Frame 1 (no input): blank canvas, image omitted
Frame 60 (no input): blank canvas, image omitted
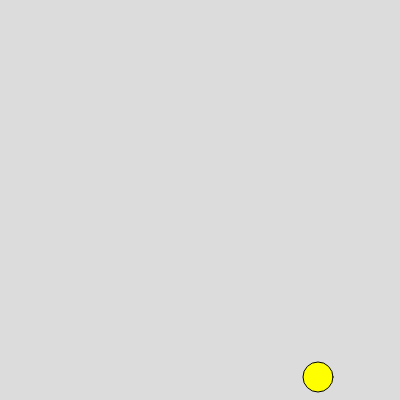
Frame 120 (the mouse pressed at the canvas centre since frame 60)

The p5.js sketch whose frames 1 and 60 were blank and that drew this single picture after the mouse press (run headless with seeded random() and noise() and a simulated clock; from frame 60 on, the mouse is pressed at the canvas centre):

// p5.js sketch
// ── sketch.js
let b;
let balls = [];

function setup() {
  createCanvas(400, 400);
  // for (let i = 0; i < 10; i++) {
  //   balls[i] = new Ball(random(0, width), random(0, height));
  // }
}

function draw() {
  background(220);

  for (let i = 0; i < balls.length; i++) {
    balls[i].drawCircle();
    balls[i].moveCircle();
    balls[i].checkBoundary();
  }
}

function mousePressed() {
    balls.push(new Ball(mouseX,mouseY));
}
// ── ball.js
class Ball{
  constructor(x,y){
    this.x = x;
    this.y = y;
    this.dx=2;
    this.dy=3;
  }
  
  drawCircle(){
    fill(255,255,0);
    ellipse(this.x,this.y,30,30);
  }
  
  moveCircle(){
    this.x = this.x + this.dx;
    this.y = this.y + this.dy;
    
  }
  
  checkBoundary(){
    if(this.x>width || this.x <0){
      this.dx = this.dx * -1;
      
    }
    if(this.y>height || this.y <0){
      this.dy = this.dy * -1;
    }
    
    
  }
}
